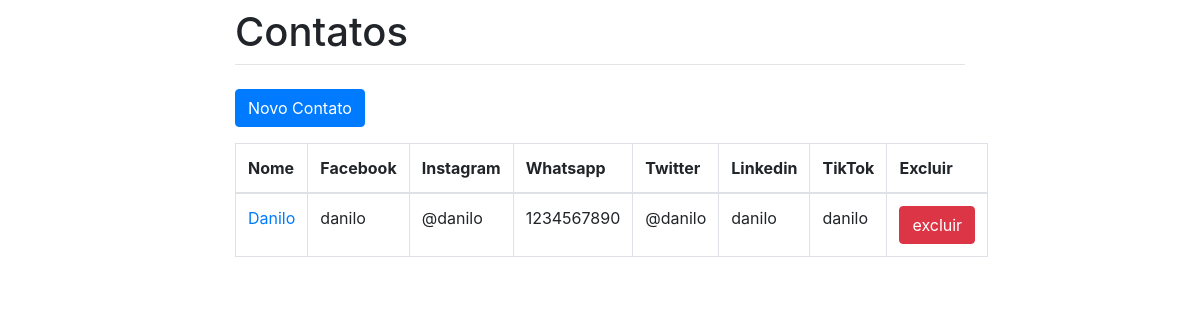
/contatos/, run on an earlier commit of the app's database.
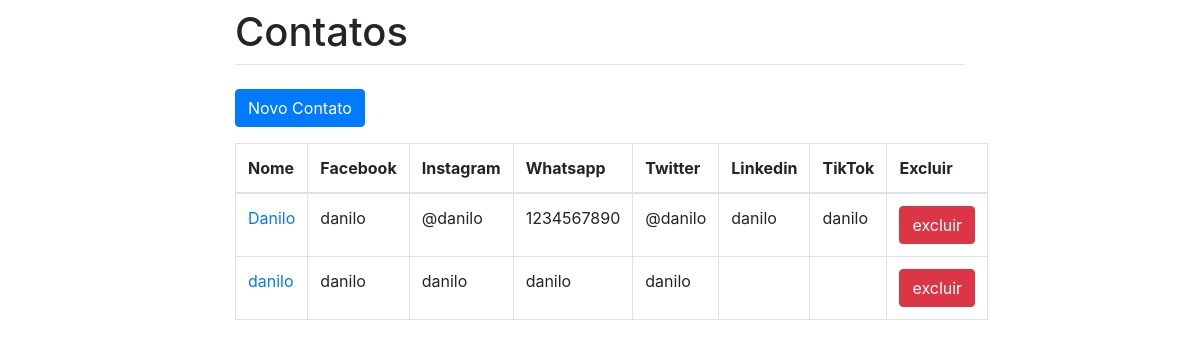
And on a later commit of the database.
### core/models.py (models this page shows, shortened)
class Contato(models.Model):
    nome = models.CharField(max_length=80)
    whatsapp = models.CharField(max_length=20, blank=True)
    twitter = models.CharField(max_length=120, blank=True)
    facebook = models.CharField(max_length=120, blank=True)
    instagram = models.CharField(max_length=120, blank=True)
    linkedin = models.CharField(max_length=120, blank=True)
    tiktok = models.CharField(max_length=120, blank=True)
    class Meta:
        db_table = 'contatos'

### core/views.py (the view)
# urls.py: path('contatos/', views.contatos),
def contatos(request):
    contacts = Contato.objects.all()
    dados = {'contacts': contacts}
    return render(request, 'lista.html', dados)

### core/templates/lista.html (shortened to what this page needs)
{% extends "base.html" %}
{% block page_title %}Contatos{% endblock %}
{% block content %}
    <a href="contato/">
        <button type="button" class="btn btn-primary">Novo Contato</button>
    </a>
    <table class="table table-bordered">
    <thead>
      <tr>
        <th>Nome</th>
        <th>Facebook</th>
        <th>Instagram</th>
        <th>Whatsapp</th>
        <th>Twitter</th>
        <th>Linkedin</th>
        <th>TikTok</th>
        <th>Excluir</th>
      </tr>
    </thead>
    <tbody>
      {% for contato in contacts %}
        <tr>
          <td><a href="/contatos/contato/?id={{contato.id}}">{{ contato.nome }}</a></td>
          <td>{{ contato.facebook }}</td>
          <td>{{ contato.instagram }}</td>
          <td>{{ contato.whatsapp }}</td>
          <td>{{ contato.twitter }}</td>
          <td>{{ contato.linkedin }}</td>
          <td>{{ contato.tiktok }}</td>
          <td><a href="contato/delete/?id={{ contato.id }}"><span class="btn btn-danger">excluir</span></a></td>
        </tr>
      {% empty %}
        <tr class="table-active">
          <td colspan="3">No data</td>
        </tr>
      {% endfor %}
    </tbody>
    </table>
{% endblock %}

What changed in the data, as far as the page shows it:
added Contato: nome "danilo", facebook "danilo", instagram "danilo", whatsapp "danilo", twitter "danilo"
